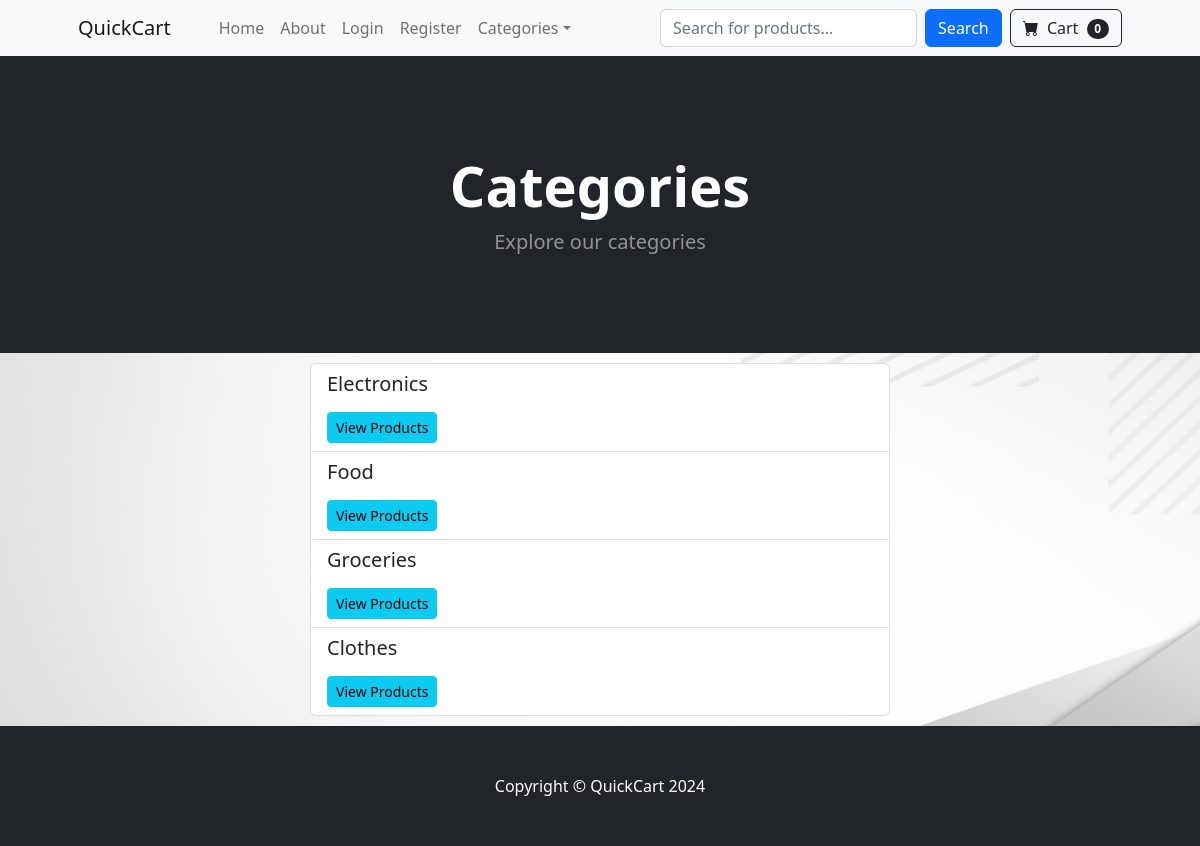
Page /categories/ on the committed database.
### store/models.py (models this page shows, shortened)
class Category(models.Model):
    name = models.CharField(max_length=100)
    class Meta:
        verbose_name_plural = 'categories'

### store/views.py (the view)
# urls.py: path('categories/', views.category_summary, name='category_summary'),
def category_summary(request):
    categories = Category.objects.all()  # Retrieve all categories from the database
    return render(request, 'category_summary.html', {'categories': categories})

### cart/cart.py (called while the page is built)
    def __len__(self):
        return sum(item['quantity'] for item in self.cart.values())

### cart/context_processors.py (called while the page is built)
def cart (request):
    return {'cart': Cart(request)}

### store/templates/category_summary.html (shortened to what this page needs)
{% extends "base.html" %}
{% block content %}
<header class="bg-dark py-5">
    <div class="container px-4 px-lg-5 my-5">
        <div class="text-center text-white">
            <h1 class="display-4 fw-bolder">Categories</h1>
            <p class="lead fw-normal text-white-50 mb-0">Explore our categories</p>
        </div>
    </div>
</header>
<div class="container" style="max-width: 600px; padding: 10px;">
    {% if categories %}
        <ul class="list-group">
            {% for category in categories %}
                <li class="list-group-item">
                    <h5>{{ category.name }}</h5>
                    <a href="{% url 'category_detail' category.id %}" class="btn btn-info btn-sm">View Products</a>
                </li>
            {% endfor %}
        </ul>
    {% else %}
        <p>No categories available at the moment.</p>
    {% endif %}
</div>
{% endblock %}

### rows in the picture
Category: name "Electronics"
Category: name "Food"
Category: name "Groceries"
Category: name "Clothes"

### other values in the picture
{{ cart|length }} "0"
